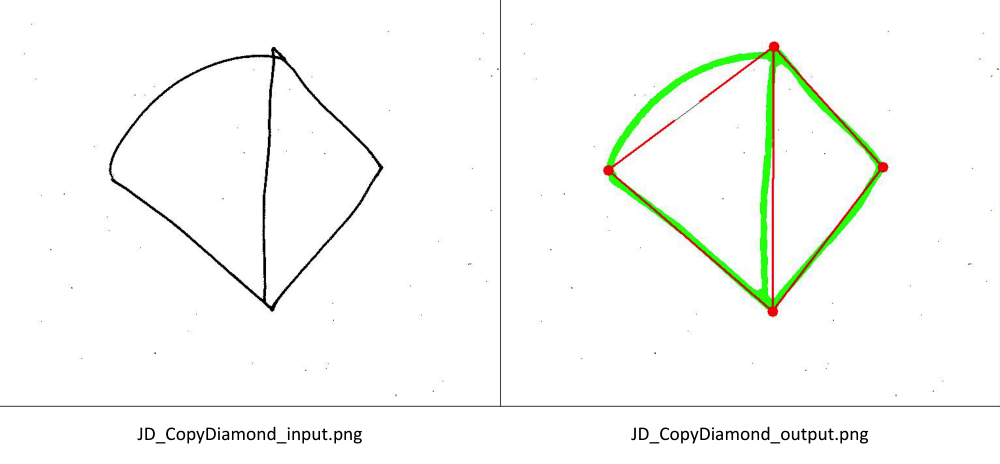
#> input picture example/JD_CopyDiamond_comparison.png, 2000 x 928 px (shown at 1/2 size)
$ python -i line_crossing.py   (imports and definitions only)
#> lines starting #> are read from the running program, lines starting #| are printed output that depends on the picture; after the words box and inside, x2 and y2 are one past the last pixel; in counts of white or black regions, pixels touching at a corner belong together
#> further down, picture is the input picture: shape (928, 2000, 3); mean B, G, R 247.5, 250.5, 248.7
import cv2 as cv
import numpy as np
from sklearn.cluster import DBSCAN
import sys

# [11 lines left out: function image_acquisition, not called in this run]

def image_pre_processing(img):
    # grayscale conversion
    gray1 = cv.cvtColor(img, cv.COLOR_BGR2GRAY) # image is now 1-channel
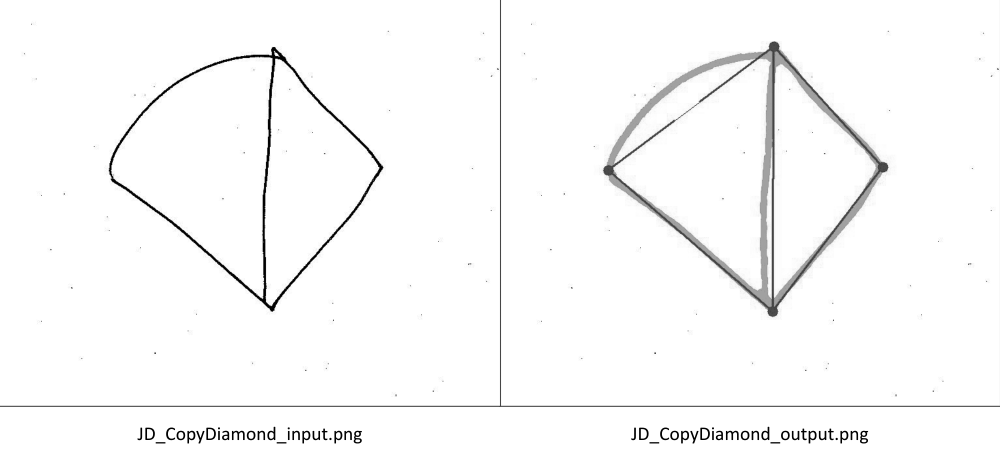
#> gray1: shape (928, 2000) (shown at 1/2 size); min 0, max 255, mean 249.6

    #cv.imshow("gray1", gray1)
    #k = cv.waitKey(0)
    #cv.destroyWindow("gray1")

    # thresholding (part 1)
    ret, thresh1 = cv.threshold(gray1, 225, 255, cv.THRESH_BINARY)
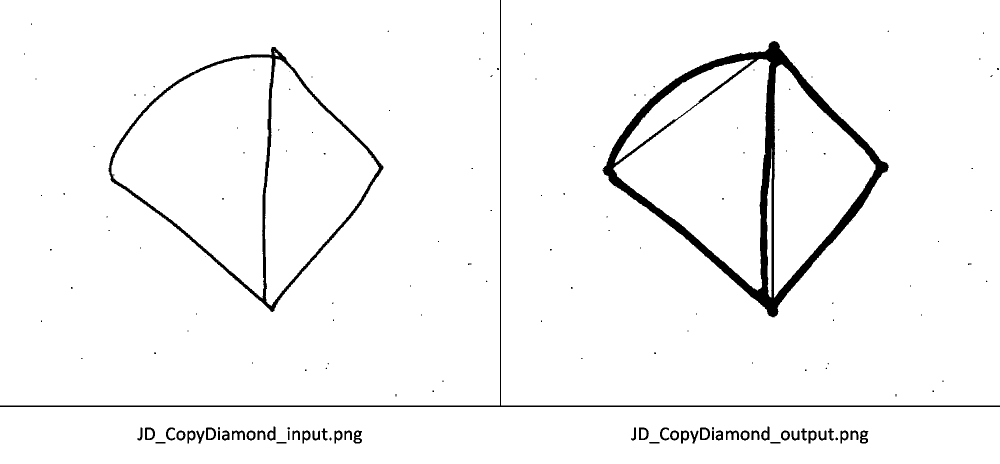
#> thresh1: shape (928, 2000) (shown at 1/2 size); 96.6% white; 162 black regions (110 under 20 px), largest, box (x1, y1, x2, y2) and area: (1205, 82, 1778, 635) 34985, (217, 94, 767, 624) 12434, (0, 0, 2000, 814) 7622

    #cv.imshow("thresh1", thresh1)
    #k = cv.waitKey(0)
    #cv.destroyWindow("thresh1")

    # edge detection
    lower_threshold = 10 # lower threshold value in Hysteresis Thresholding
    upper_threshold = 20 # upper threshold value in Hysteresis Thresholding
    aperture_size = 3 # aperture size of the Sobel filter
    edges = cv.Canny(thresh1, lower_threshold, upper_threshold, aperture_size)
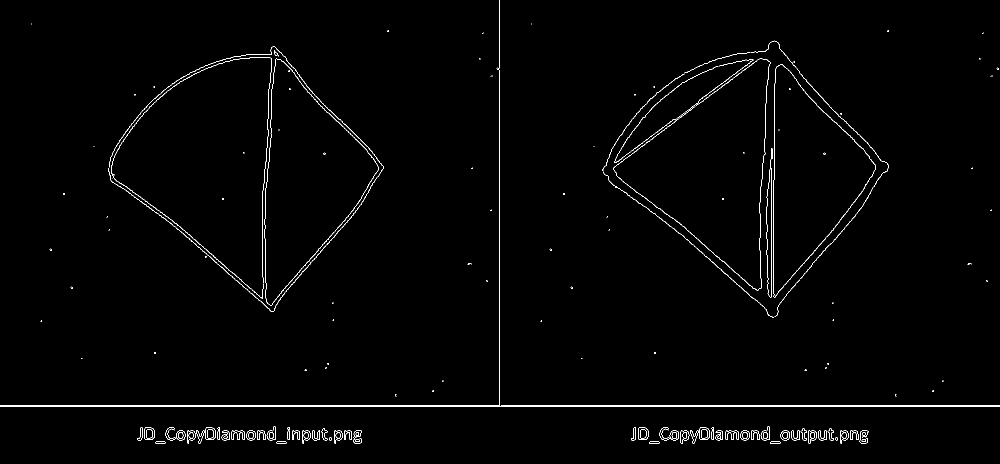
#> edges: shape (928, 2000) (shown at 1/2 size); 1.1% white in thin lines or dots

    #cv.imshow("edges", edges)
    #k = cv.waitKey(0)
    #cv.destroyWindow("edges")

    # noise reduction (part 1)
    blur1 = cv.fastNlMeansDenoising(edges, None, h=30, templateWindowSize=25, searchWindowSize=25)
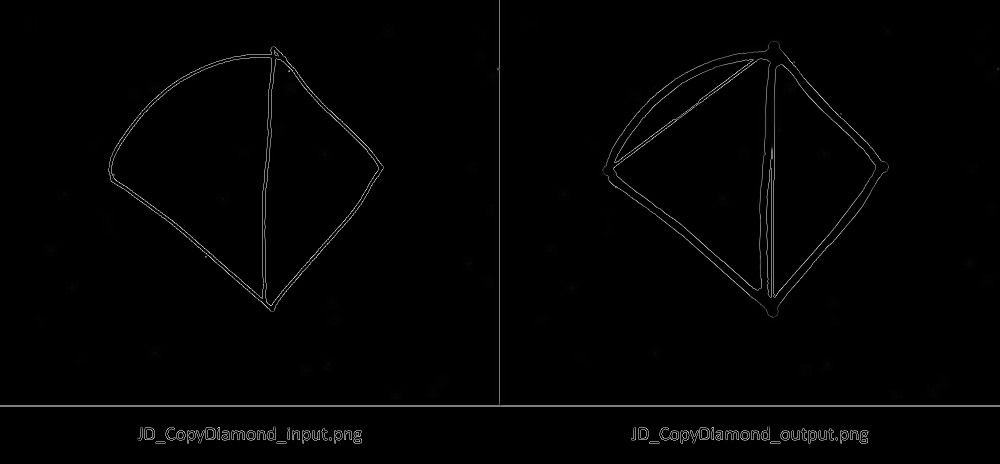
#> blur1: shape (928, 2000) (shown at 1/2 size); min 0, max 255, mean 2.6

    #cv.imshow("blur1", blur1)
    #k = cv.waitKey(0)
    #cv.destroyWindow("blur1")

    # dilation
    element = cv.getStructuringElement(cv.MORPH_ELLIPSE, (5, 5))
    dilated = cv.dilate(blur1, element, iterations=14)
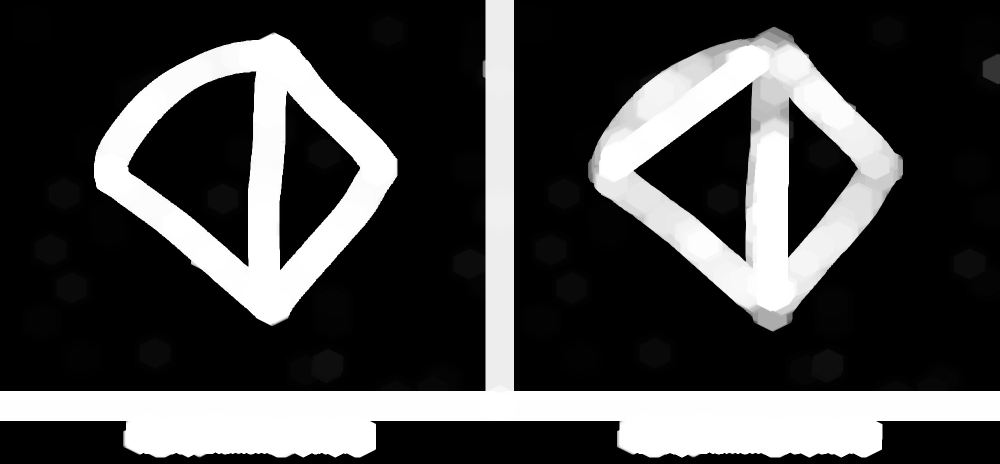
#> dilated: shape (928, 2000) (shown at 1/2 size); min 0, max 255, mean 69.7

    #cv.imshow("dilated", dilated)
    #k = cv.waitKey(0)
    #cv.destroyWindow("dilated")

    # erosion
    element = cv.getStructuringElement(cv.MORPH_ELLIPSE, (5, 5))
    eroded = cv.erode(dilated, element, iterations=15)
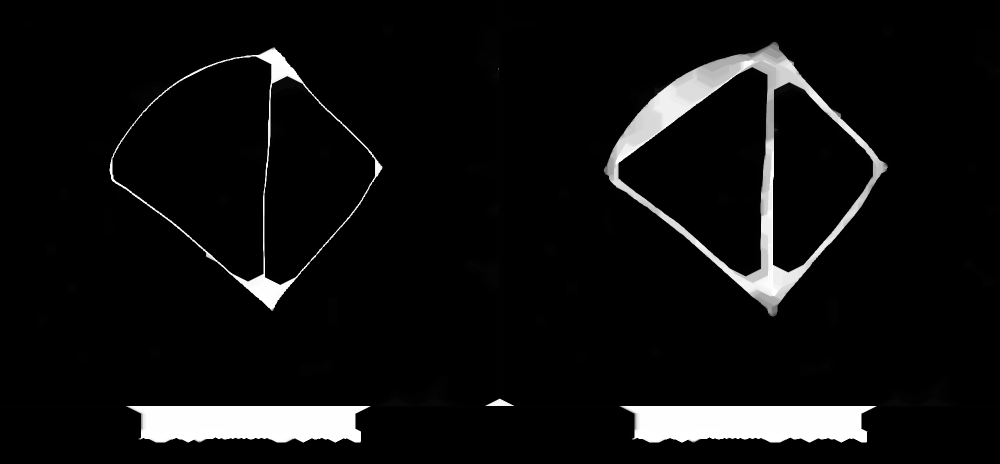
#> eroded: shape (928, 2000) (shown at 1/2 size); min 0, max 255, mean 15.6

    #cv.imshow("eroded", eroded)
    #k = cv.waitKey(0)
    #cv.destroyWindow("eroded")

    # noise reduction (part 2)
    blur2 = cv.fastNlMeansDenoising(eroded, None, h=25, templateWindowSize=25, searchWindowSize=25)

    #cv.imshow("blur2", blur2)
    #k = cv.waitKey(0)
    #cv.destroyWindow("blur2")

    # noise reduction (part 3)
    diameter = 30
    sigma_color = 100
    sigma_space = 30
    blur3 = cv.bilateralFilter(blur2, diameter, sigma_color, sigma_space)

    #cv.imshow("blur3", blur3)
    #k = cv.waitKey(0)
    #cv.destroyWindow("blur3")

    # thresholding (part 2)
    ret, thresh2 = cv.threshold(blur3, 150, 255, cv.THRESH_BINARY)
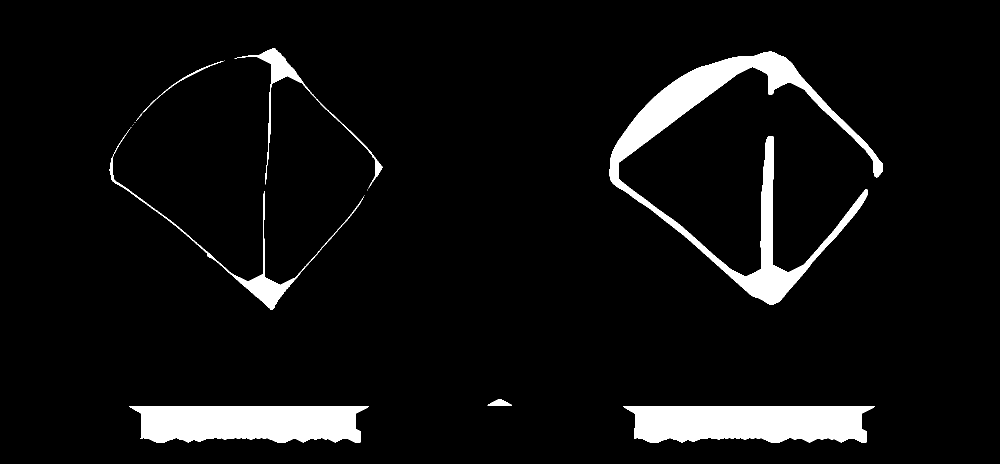
#> thresh2: shape (928, 2000) (shown at 1/2 size); 6.2% white; 14 white regions (7 under 20 px), largest, box (x1, y1, x2, y2) and area: (1219, 103, 1766, 609) 43705, (1247, 812, 1750, 885) 31425, (259, 812, 738, 885) 29785

    #cv.imshow("thresh2", thresh2)
    #k = cv.waitKey(0)
    #cv.destroyWindow("thresh2")

    pre_processed_img = thresh2

    return pre_processed_img

# [229 lines left out: functions contour_detection, intersection_detection, orient_image, target_detection, post_processing, process_image, not called in this run]

>>> import cv2
>>> picture = cv2.imread('../example/JD_CopyDiamond_comparison.png')
>>> result = image_pre_processing(picture)
